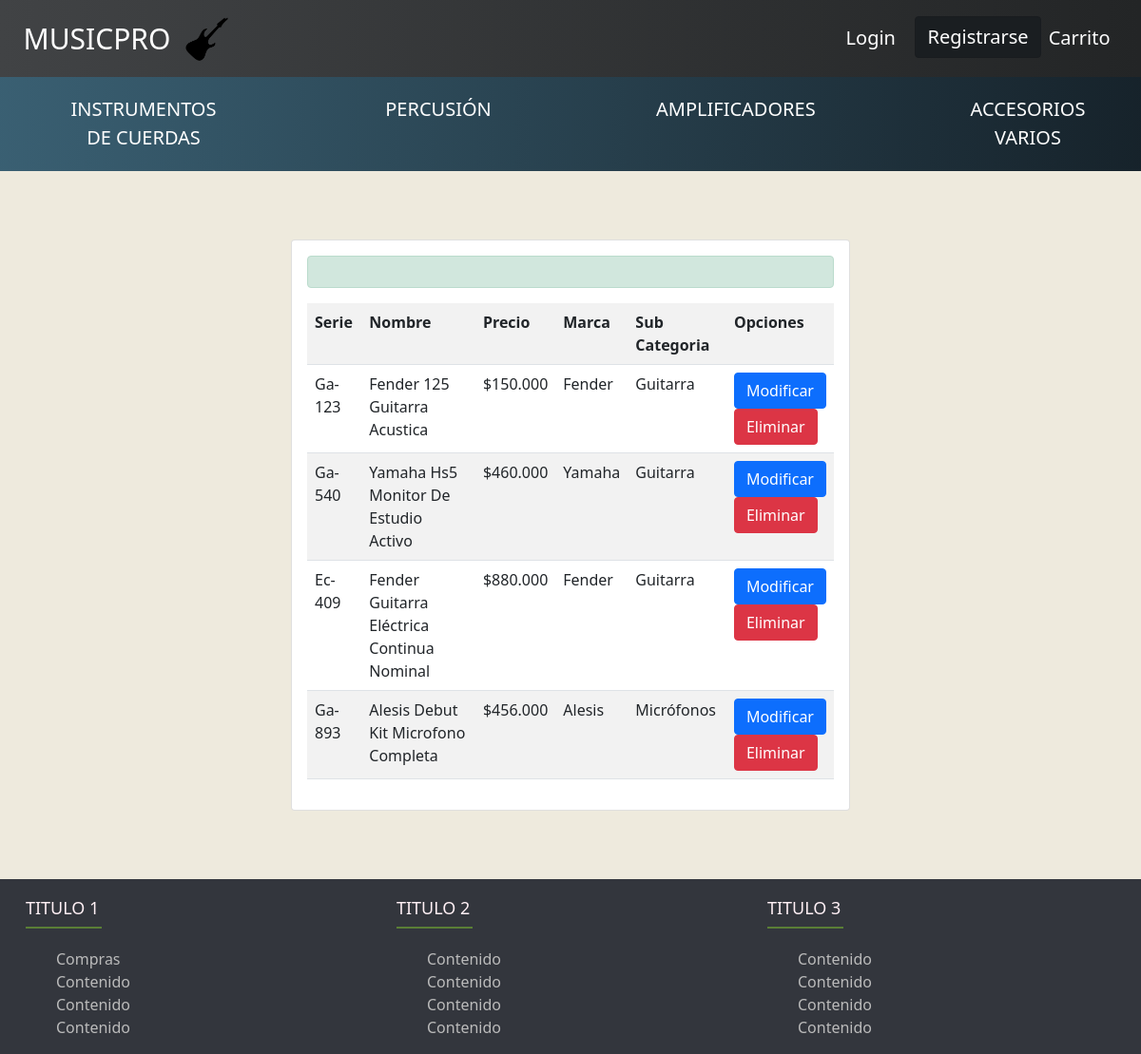
Page /list_product/ on the earlier database version.
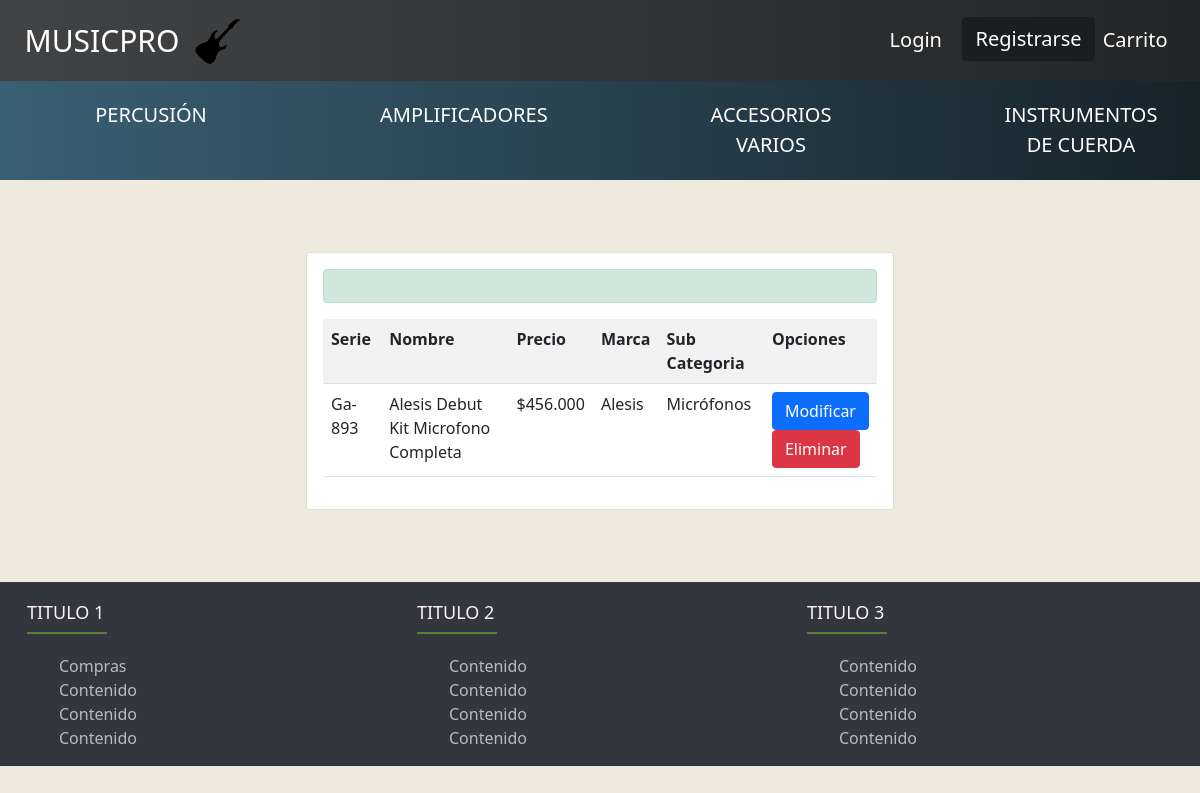
Same page on the later database version.
### core/models.py (models this page shows, shortened)
class Categoria(models.Model):
    categoria = models.CharField(max_length=200, null=False)

class Producto(models.Model):
    serie_producto = models.CharField(null=False, max_length=20)
    marca = models.CharField(max_length=100, null=False)
    codigo = models.CharField(max_length=50, null=False)
    nombre = models.CharField(max_length=200, null=False)
    valor = models.IntegerField(null=False)
    fecha = models.DateTimeField(null=True)
    imagen = models.ImageField(upload_to="instrumentos", null=True)
    sub_categoria = models.ForeignKey(Sub_Categoria, on_delete=models.CASCADE)

class Sub_Categoria(models.Model):
    nom_subcat = models.CharField(max_length=200, null=False)
    categoria = models.ForeignKey(Categoria, on_delete=models.CASCADE)
    def __str__(self):
        return self.nom_subcat

### core/views.py (the view)
# urls.py: path('list_product/', views.list_product, name='list_product'),
def list_product(request):
    product = Producto.objects.all()
    all_categorias = Categoria.objects.all()
    data ={
        'product':product,
        'all_categorias' : all_categorias
    }
    return render(request, 'core/list_product.html', data)

### core/templates/core/list_product.html (shortened to what this page needs)
{% extends 'core/base.html' %}
{% block content %}
{% load humanize %}
<br>
<br>
<br>
<div class="row">
    <div class="col-12 col-md-6 offset-md-3">
        <div class="card">
            <div class="card-body">
                <div>
                    <p class="alert alert-success">{{ mensaje }}</p>
                </div>
                <table class="table table-striped table-hover">
                    <tr>
                        <th>Serie</th>
                        <th>Nombre</th>
                        <th>Precio</th>
                        <th>Marca</th>
                        <th>Sub Categoria</th>
                        <th>Opciones</th>
                    </tr>
                    {% for i in product %}
                    <tr>
                        <td>{{ i.serie_producto | title }}</td>
                        <td>{{ i.nombre | title }}</td>
                        <td>${{ i.valor | intcomma }}</td>
                        <td>{{ i.marca | title }}</td>
                        <td>{{ i.sub_categoria | title }}</td>
                        <td>
                            <a class="btn btn-primary" href="{% url 'modify_product' i.id %}">Modificar</a>
                            <br>
                            <a class="btn btn-danger" href="{% url 'delete_product' i.id %}">Eliminar</a>
                        </td>
                    </tr>
                    {% endfor %}
                </table>
            </div>
        </div>
    </div>
</div>
<br>
<br>
<br>
{% endblock %}

### core/templates/core/base.html (shortened to what the changed rows need)
{% load static %}
<!DOCTYPE html>
<html lang="es">
<head>
    <link rel="stylesheet" href="https://cdn.jsdelivr.net/npm/bootstrap-icons@1.5.0/font/bootstrap-icons.css">
    <link href="https://cdn.jsdelivr.net/npm/bootstrap@5.0.1/dist/css/bootstrap.min.css" rel="stylesheet">
    <link rel="stylesheet" href="{% static 'css/index.css' %}">
</head>
<body class="uwu">
    <div class="row">
        <div class="bottom_nav">
            <ul class="row">
                {% for c in all_categorias %}
                <li class="col col-md-2 col-sm-3 col-xs-6 "><a class="text-decoration-none" href="{% url 'sub_categories' c.id %}">{{c.categoria }}</a></li>
                {% endfor %}
            </ul>
        </div>
    </div>
    {% block content %} {% endblock %}
</body>
</html>

Differences in the rows shown:
removed Categoria: categoria "INSTRUMENTOS DE CUERDAS"
removed Producto: serie_producto "Ga-123", nombre "Fender 125 Guitarra Acustica", valor "150.000", marca "Fender", sub_categoria "Guitarra"
removed Producto: serie_producto "Ga-540", nombre "Yamaha Hs5 Monitor De Estudio Activo", valor "460.000", marca "Yamaha", sub_categoria "Guitarra"
removed Producto: serie_producto "Ec-409", nombre "Fender Guitarra Eléctrica Continua Nominal", valor "880.000", marca "Fender", sub_categoria "Guitarra"
added Categoria: categoria "INSTRUMENTOS DE CUERDA"
